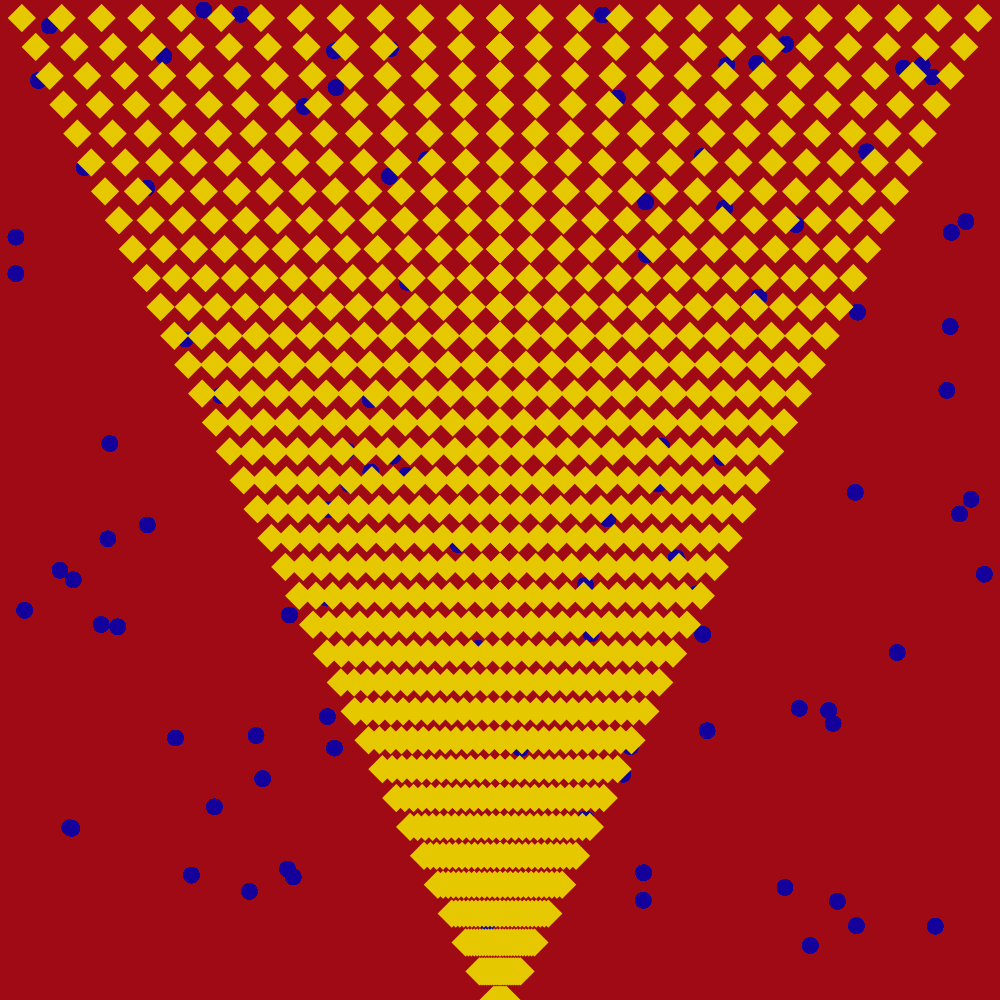
Frame 1 (no input)
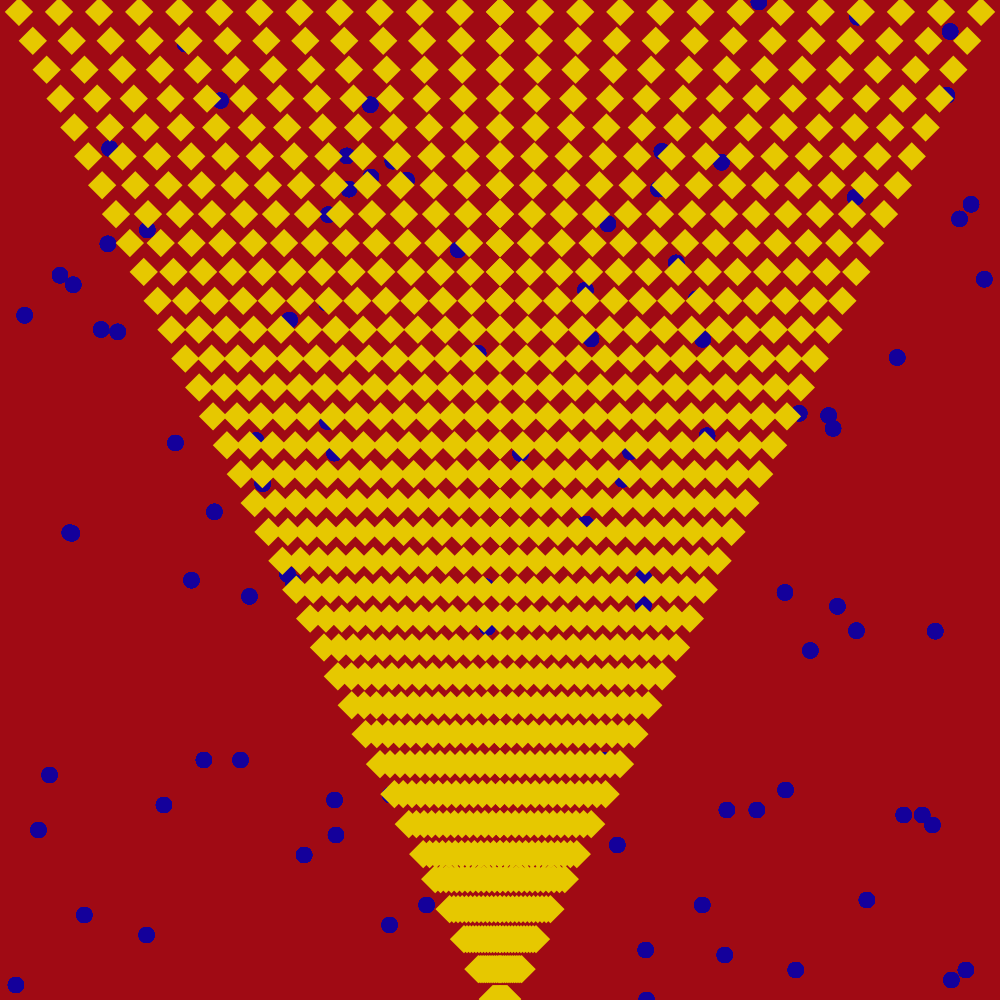
Frame 60 (the mouse pressed at the canvas centre just before this capture)
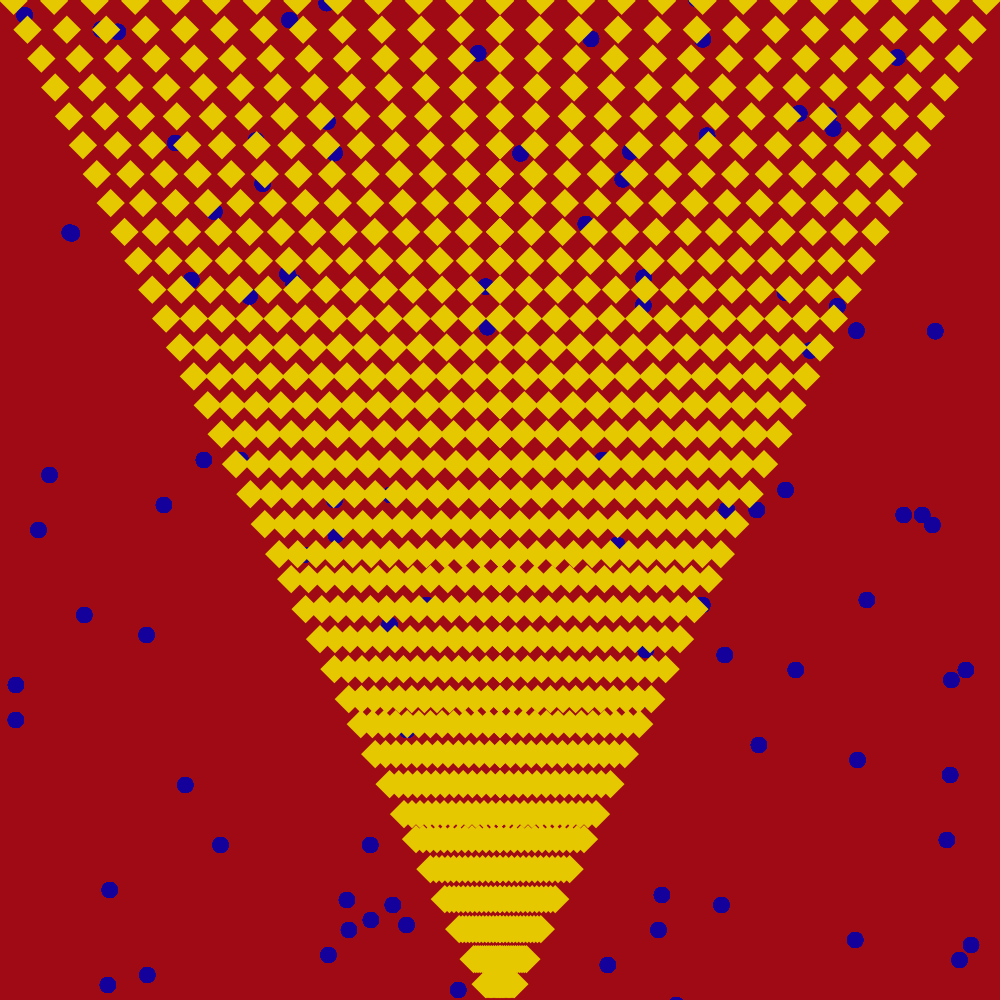
Frame 120 (the mouse held since frame 60 and released just before this capture)

The Processing sketch that drew these frames (run headless with seeded random() and noise(); from frame 60 on, the mouse is pressed at the canvas centre):

// Processing sketch: interactive01
// ── interactive01.pde
float x,y,z;
int  n, step = 0, nballs = 100;

float rect_size = 20, spacing = 0, up = 0, speed = 5, padding = 20;
boolean ballRotation = false, drawBalls = true;
Squares[] left, right;

Ball[] balls;

void setup() {
  size(1000, 1000);
  background(255);
  
  x = width/2;
  y = height/2;
  n = (int) (height / norm(rect_size, rect_size)) + 1;
  left = new Squares[n];
  right = new Squares[n];
  balls = new Ball[nballs];
  
  for (int i = 0; i < n; ++i) {
    float sy = map(i, 0, n, height + padding, -padding);
    right[i] = new Squares(13, rect_size, -speed, x, sy, false, 1);
    left[i] = new Squares(13, rect_size, -speed, x, sy, false, -1);
  }
  
  for (int i = 0; i < nballs; ++i) {
    balls[i] = new Ball(); 
  }
}

float norm(float x, float y) { return sqrt(x * x + y * y); }

int inter = 0;

void mouseClicked() {
  inter = (inter + 1) % 3;
  switch(inter) {
    case 0:
      ballRotation = false;
      for (int i = 0; i < n; ++i) {  
        float sy = map(i, 0, n, height + padding, -padding);
        left[i] = new Squares(13, rect_size, -speed, x, sy, false, -1);
        right[i] = new Squares(13, rect_size, -speed, x, sy, false, 1);
      }
      break;
    case 1:
      for (int i = 0; i < n; ++i) {  
        float sy = map(i, 0, n, height + padding, -padding);
        left[i] = new Squares(13, rect_size, -speed, x, sy, true, -1);
        right[i] = new Squares(13, rect_size, -speed, x, sy, false, 1);
      }
      break;
    case 2:
      ballRotation = true;
      break;
  }  
}

void keyPressed() {
  drawBalls = !drawBalls; 
}


void draw() {
  println(ballRotation);
  background(160, 10, 20);
  
  for (int i = 0; i < nballs; ++i) {
    balls[i].update();
    balls[i].show();
  }
  
  for (int i = 0; i < n; ++i) {
    left[i].update();
    right[i].update();
    
    left[i].show();
    right[i].show();
  }
  
}

// ── ball.pde
class Ball {
  float x, y;
  
  Ball() {
    x = random(0, width);
    y = random(0, height);
  }
  
  void update() {
    if (ballRotation) {
      y -= speed * 2;
      x += speed;
    } else {
      y -= speed; 
    }
     
    if (y < -padding)
      y = height + padding;
    if (y > height + padding)
    
    if (x < -padding)
      x = width + padding;
    if (x > width + padding)
      x = -padding;
  }
  
  void show() {
    if (!drawBalls)
      return;
    noStroke();
    fill(20, 0, 155);
    for (int i = 0; i < n; ++i) {
        push();
        translate(x, y);
        ellipse(0, 0, 16, 16);        
        pop();
      }
    }
}

// ── squares.pde
class Squares {
  int n, sign;
  float size, speed, x, y;
  boolean inverse;
  
  Squares(int n, float size, float speed, float x, float y, boolean inverse, int sign) {
    this.n = n;
    this.size = size;
    this.speed = speed;
    this.x = x;
    this.y = y;
    this.inverse = inverse;
    this.sign = sign;
  }
  
  void update() {
    y += speed;
    if (y < -padding)
      y = height + padding;
    if (y > height + padding)
     y = -padding;
  }
  
  void show() {
    noStroke();
    fill(230, 200, 0);
    float spacing = map(y, height, 0, 0, size * 2);
    if (inverse) {
      spacing = map(y, 0, height, 0, size * 2); 
    }
    
    for (int i = 0; i < n; ++i) {
        push();
        translate(x + i * spacing * sign, y);
        rotate(PI / 4.0);
        rect(0, 0, size, size); 
        pop();
      }
    }
}
